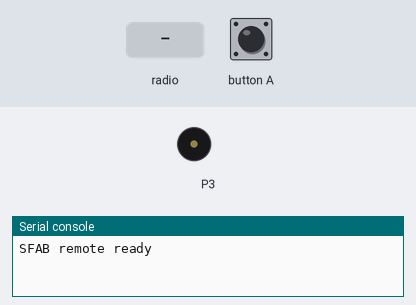
A program run on a simulated BBC micro:bit running MicroPython. Shown: buzzer (waves = sounding), the last lines printed to the serial console. Inputs (shaded band) come from the test bench. No radio messages arrive unless stated (any console line starting 'radio sent:' is added by the test bench).

Above: at 1.2 s.
1.3 s: button A pressed for 0.15 s
At 3.06 s:
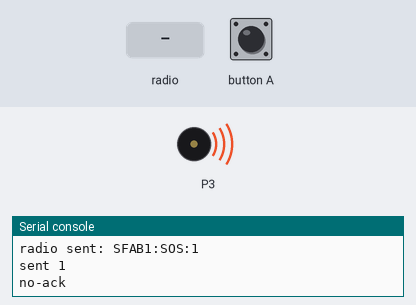
4.4 s: radio message "1" arrives
Timing chart, 0 to 7.4 s (numbered marks = the images above; inputs shaded):
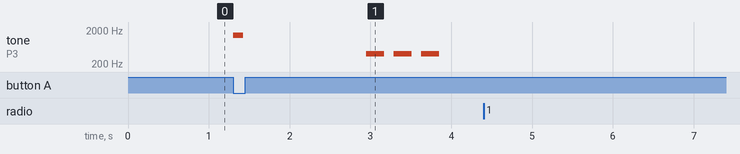

The program:

remote.py
```python
# ปุ่มเรียกครูไร้สาย ใช้คู่กับตู้ยา
# กด A = ตู้ร้องออด + ส่ง LINE ถึงครู
# ตู้ร้องเมื่อไหร่ ตัวนี้ร้องตาม ดับพร้อมกัน
#
# เสียงตอบกลับตอนกด
#   ตี๊ดเดียว        กำลังส่ง
#   ตี๊ดสูง 2 ครั้ง   ตู้รับแล้ว
#   ตี๊ดต่ำ 3 ครั้ง   ตู้ไม่ตอบ อาจอยู่ไกลเกิน
from microbit import button_a, display, sleep, running_time, pin3
import radio
import music

# ค่าพวกนี้ต้องตรงกับ main.py ฝั่งตู้
RADIO_GROUP = 91
SOS_PREFIX = 'SFAB1:SOS:'
SOS_ACK = 'SFAB1:OK'
BUZZ_ON = 'SFAB1:B1'
BUZZ_OFF = 'SFAB1:B0'

BURST = 5            # ส่งซ้ำ กันสัญญาณหาย
BURST_GAP_MS = 60
ACK_WAIT_MS = 1200
HOLD_MS = 1500       # เงียบเกินนี้ = ตู้เลิกร้อง หรือคุยกันไม่ได้แล้ว
COOLDOWN_MS = 10000  # กันกดโดนในกระเป๋า ครูจะได้ไม่โดน LINE รัว

seq = 0
last_sent = -COOLDOWN_MS
buzzing = False
last_beacon = 0


def set_buzzer(on):
    global buzzing
    if on == buzzing:
        return
    buzzing = on
    if on:
        music.pitch(880, -1, pin=pin3, wait=False)
    else:
        music.stop(pin3)
        pin3.write_digital(0)


def beep(freq, ms):
    music.pitch(freq, ms, pin=pin3, wait=True)
    pin3.write_digital(0)


def handle(message):
    global last_beacon
    if message is None:
        return False
    print(message)
    if message == SOS_ACK:
        return True
    if message == BUZZ_ON:
        last_beacon = running_time()
        set_buzzer(True)
    elif message == BUZZ_OFF:
        set_buzzer(False)
    return False


def follow_cabinet():
    # ตู้ส่งสัญญาณบอกว่ายังร้องอยู่เรื่อยๆ ถ้าขาดไปก็ดับเอง จะได้ไม่ค้างร้อง
    if not handle(radio.receive()) and buzzing and running_time() - last_beacon > HOLD_MS:
        set_buzzer(False)


def send_sos():
    global seq, last_sent
    seq = (seq + 1) % 1000
    last_sent = running_time()
    for _ in range(BURST):
        radio.send(SOS_PREFIX + str(seq))
        sleep(BURST_GAP_MS)
    print('sent', seq)
    deadline = running_time() + ACK_WAIT_MS
    while running_time() < deadline:
        if handle(radio.receive()):
            print('ack')
            beep(1800, 90)
            sleep(80)
            beep(1800, 90)
            return
        sleep(20)
    print('no-ack')
    for _ in range(3):
        beep(400, 220)
        sleep(120)


# ห้ามลบ display.off() ออด P3 ใช้ขาเดียวกับจอ ถ้าจอเปิดไว้ออดจะร้องเองไม่หยุด
display.off()
pin3.write_digital(0)
radio.config(group=RADIO_GROUP, length=16, queue=2, power=7, data_rate=radio.RATE_250KBIT)
radio.on()
print('SFAB remote ready')
while True:
    follow_cabinet()
    if button_a.was_pressed() and running_time() - last_sent >= COOLDOWN_MS:
        print('press')
        beep(1400, 120)
        send_sos()
    sleep(20)
```

Measured:
- after the input at 1.3 s, tone on P3: plays 1400 Hz for 0.12 s, 400 Hz for 0.22 s, 400 Hz for 0.22 s, 400 Hz for 0.22 s, starting at once
